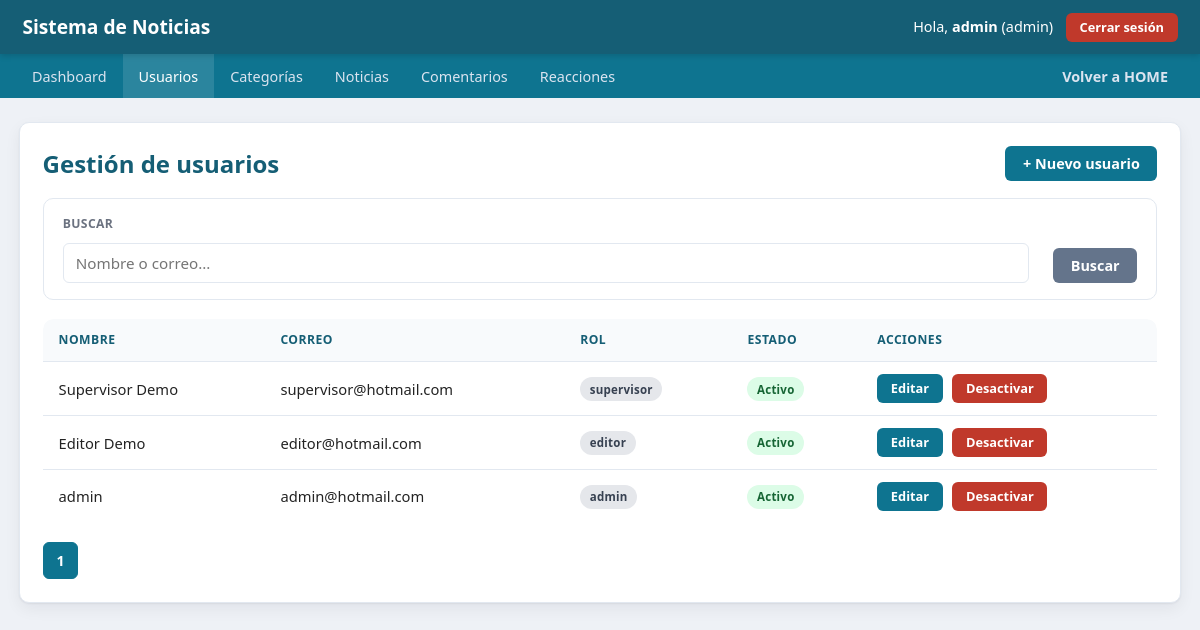
Page /views/admin/users/list.php (signed in) on the earlier database version.
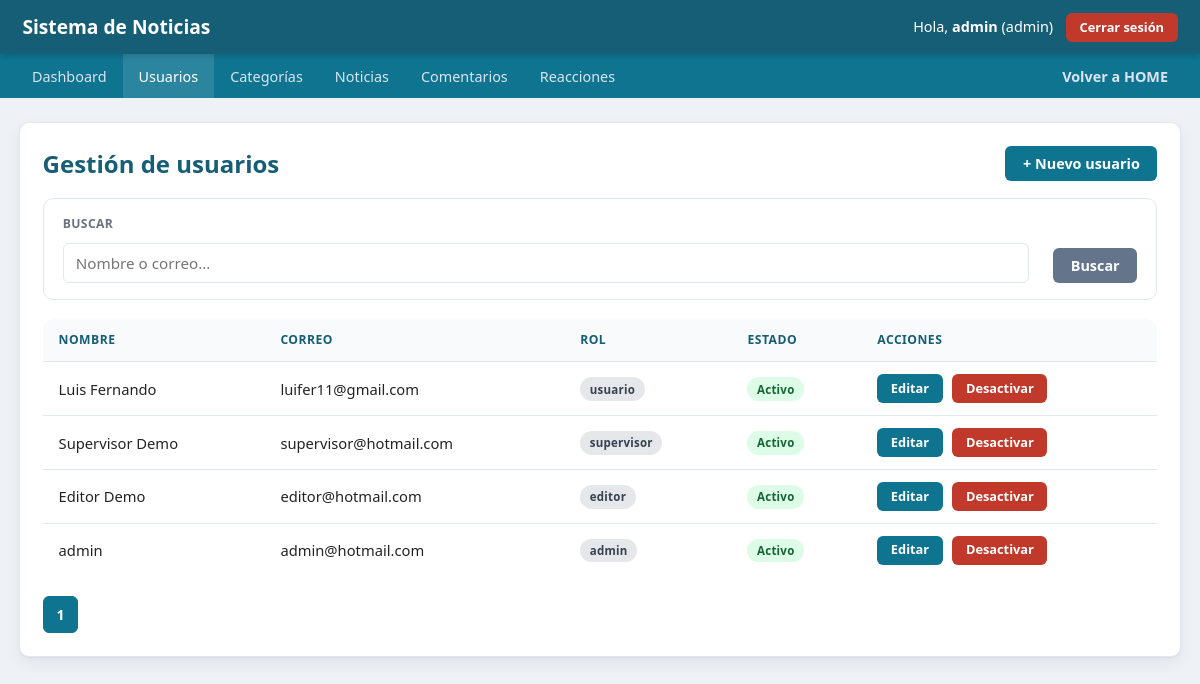
Same page on the later database version.
### tables this page shows
CREATE TABLE IF NOT EXISTS `usuarios` (
  `id` int UNSIGNED NOT NULL AUTO_INCREMENT,
  `nombre` varchar(100) NOT NULL,
  `email` varchar(150) NOT NULL,
  `password` varchar(255) NOT NULL COMMENT 'Hash bcrypt (password_hash)',
  `rol` enum('admin','editor','supervisor','usuario') NOT NULL DEFAULT 'usuario',
  `activo` tinyint(1) NOT NULL DEFAULT '1',
  `intentos_fallidos` int UNSIGNED NOT NULL DEFAULT '0',
  `bloqueado_hasta` datetime DEFAULT NULL,
  `created_at` datetime NOT NULL DEFAULT CURRENT_TIMESTAMP,
  `updated_at` datetime DEFAULT NULL ON UPDATE CURRENT_TIMESTAMP,
  PRIMARY KEY (`id`),
  UNIQUE KEY `uq_usuarios_email` (`email`),
  KEY `idx_usuarios_nombre` (`nombre`)
);

### helpers/functions.php (called while the page is built, shortened)
<?php
if (!function_exists('e')) {
    function e(?string $value): string
    {
        return htmlspecialchars($value ?? '', ENT_QUOTES, 'UTF-8');
    }
}
if (!function_exists('asset')) {
    function asset(string $path): string
    {
        $relative = ltrim($path, '/');
        $fullPath = ROOT_PATH . '/public/' . $relative;
        $version = is_file($fullPath) ? filemtime($fullPath) : time();
        return BASE_URL . '/public/' . $relative . '?v=' . $version;
    }
}
if (!function_exists('currentUserName')) {
    function currentUserName(): string
    {
        return $_SESSION['user_name'] ?? '';
    }
}
if (!function_exists('buildPaginationLinks')) {
    function buildPaginationLinks(int $currentPage, int $totalPages): array
    {
        return range(max(1, $currentPage - 2), min($totalPages, $currentPage + 2));
    }
}

### config/bootstrap.php (called while the page is built, shortened)
<?php
require_once ROOT_PATH . '/core/Database.php';
require_once ROOT_PATH . '/core/Validator.php';
require_once ROOT_PATH . '/core/BaseModel.php';
require_once ROOT_PATH . '/helpers/functions.php';
spl_autoload_register(function (string $class) {
    $paths = [
        ROOT_PATH . "/models/{$class}.php",
        ROOT_PATH . "/controllers/{$class}.php",
    ];
    foreach ($paths as $path) {
        if (file_exists($path)) {
            return;
        }
    }
});

### config/database.php (called while the page is built)
<?php
return [
    'driver'   => 'mysql',
    'host'     => '127.0.0.1',
    'port'     => '3306',
    'database' => 'sistema_noticias',
    'username' => 'root',
    'password' => '',
    'charset'  => 'utf8mb4',
];

### core/Database.php (called while the page is built, shortened)
<?php
class Database
{
    private static ?Database $instance = null;
    private PDO $connection;
    private function __construct()
    {
        $config = require ROOT_PATH . '/config/database.php';
        $dsn = sprintf(
            '%s:host=%s;port=%s;dbname=%s;charset=%s',
            $config['driver'],
            $config['host'],
            $config['port'],
            $config['database'],
            $config['charset']
        );
        try {
            $this->connection = new PDO($dsn, $config['username'], $config['password'], [
                PDO::ATTR_ERRMODE            => PDO::ERRMODE_EXCEPTION,
                PDO::ATTR_DEFAULT_FETCH_MODE => PDO::FETCH_ASSOC,
                PDO::ATTR_EMULATE_PREPARES   => false,
            ]);
        } catch (PDOException $e) {
            throw new RuntimeException('No fue posible conectar a la base de datos.');
        }
    }
    public static function getInstance(): Database
    {
        if (self::$instance === null) {
            self::$instance = new self();
        }
        return self::$instance;
    }
    public function getConnection(): PDO
    {
        return $this->connection;
    }
}

### core/Validator.php (called while the page is built, shortened)
<?php
class Validator
{
    public static function sanitizeString(?string $value): string
    {
        $value = trim($value ?? '');
        $value = strip_tags($value);
        return $value;
    }
}

### controllers/UserController.php (called while the page is built, shortened)
<?php
class UserController extends BaseController
{
    private UserModel $userModel;
    public function __construct()
    {
        $this->userModel = new UserModel();
    }
    public function listPaginated(string $term, int $page): array
    {
        $page = max(1, $page);
        $offset = ($page - 1) * self::PER_PAGE;
        $items = $term !== ''
            ? $this->userModel->search($term, self::PER_PAGE, $offset)
            : $this->userModel->all([], self::PER_PAGE, $offset);
        $total = $term !== '' ? $this->userModel->countSearch($term) : $this->userModel->count();
        return [
            'items' => $items,
            'total' => $total,
            'page' => $page,
            'totalPages' => max(1, (int) ceil($total / self::PER_PAGE)),
        ];
    }
}

### core/BaseModel.php (called while the page is built, shortened)
<?php
abstract class BaseModel implements CrudInterface
{
    protected PDO $db;
    protected string $table;
    protected string $primaryKey = 'id';
    public function __construct()
    {
        $this->db = Database::getInstance()->getConnection();
    }
    public function all(array $conditions = [], int $limit = 0, int $offset = 0): array
    {
        $sql = "SELECT * FROM {$this->table}";
        $params = [];
        $sql .= " ORDER BY {$this->primaryKey} DESC";
        if ($limit > 0) {
            $sql .= " LIMIT {$limit} OFFSET {$offset}";
        }
        $stmt = $this->db->prepare($sql);
        $stmt->execute($params);
        return $stmt->fetchAll();
    }
    public function count(array $conditions = []): int
    {
        $sql = "SELECT COUNT(*) AS total FROM {$this->table}";
        $params = [];
        $stmt = $this->db->prepare($sql);
        $stmt->execute($params);
        return (int) $stmt->fetch()['total'];
    }
}

### views/admin/users/list.php (the view, shortened to what this page needs)
<?php
require_once __DIR__ . '/../../../config/bootstrap.php';
$controller = new UserController();
$term = Validator::sanitizeString($_GET['buscar'] ?? '');
$page = (int) ($_GET['page'] ?? 1);
$result = $controller->listPaginated($term, $page);
$activeMenu = 'users';
require ROOT_PATH . '/views/partials/admin_header.php';
require ROOT_PATH . '/views/partials/admin_menu.php';
?>
<div class="card">
    <div style="display:flex;justify-content:space-between;flex-wrap:wrap;gap:0.8rem;align-items:center">
        <h1 style="margin:0">Gestión de usuarios</h1>
        <a href="<?= BASE_URL ?>/views/admin/users/form.php" class="btn">+ Nuevo usuario</a>
    </div>
    <form method="get" action="<?= BASE_URL ?>/views/admin/users/list.php" class="filters-bar">
        <div class="field">
            <label>Buscar</label>
            <input type="search" name="buscar" placeholder="Nombre o correo..." value="<?= e($term) ?>">
        </div>
        <button type="submit" class="btn btn-secondary">Buscar</button>
    </form>
    <div class="table-responsive">
        <table>
            <thead>
                <tr><th>Nombre</th><th>Correo</th><th>Rol</th><th>Estado</th><th>Acciones</th></tr>
            </thead>
            <tbody>
                <?php foreach ($result['items'] as $user): ?>
                    <tr>
                        <td data-label="Nombre"><?= e($user['nombre']) ?></td>
                        <td data-label="Correo"><?= e($user['email']) ?></td>
                        <td data-label="Rol"><span class="badge badge-muted"><?= e($user['rol']) ?></span></td>
                        <td data-label="Estado">
                            <?php if ((int) $user['activo'] === 1): ?>
                                <span class="badge badge-success">Activo</span>
                            <?php else: ?>
                                <span class="badge badge-danger">Inactivo</span>
                            <?php endif; ?>
                        </td>
                        <td data-label="Acciones">
                            <div class="actions">
                                <a class="btn btn-small" href="<?= BASE_URL ?>/views/admin/users/form.php?id=<?= (int) $user['id'] ?>">Editar</a>
                                <form method="post" action="<?= BASE_URL ?>/views/admin/users/list.php" data-confirm="¿Cambiar el estado de este usuario?">
                                    <button type="submit" class="btn btn-small <?= $user['activo'] ? 'btn-danger' : 'btn-success' ?>">
                                        <?= $user['activo'] ? 'Desactivar' : 'Activar' ?>
                                    </button>
                                </form>
                            </div>
                        </td>
                    </tr>
                <?php endforeach; ?>
            </tbody>
        </table>
    </div>
    <div class="pagination">
        <?php foreach (buildPaginationLinks($result['page'], $result['totalPages']) as $p): ?>
            <?php if ($p === $result['page']): ?>
                <span class="current"><?= $p ?></span>
            <?php else: ?>
                <a href="?buscar=<?= urlencode($term) ?>&page=<?= $p ?>"><?= $p ?></a>
            <?php endif; ?>
        <?php endforeach; ?>
    </div>
</div>
<?php require ROOT_PATH . '/views/partials/admin_footer.php'; ?>

### views/partials/admin_header.php (shortened to what this page needs)
<!DOCTYPE html>
<html lang="es">
<head>
    <link rel="stylesheet" href="<?= asset('css/admin.css') ?>">
</head>
<body>
<div class="admin-wrapper">

### views/partials/admin_menu.php (shortened to what this page needs)
<header class="admin-topbar">
    <div class="admin-brand">
        <span><?= e(APP_NAME) ?></span>
    </div>
    <div class="admin-user">
        <span>Hola, <strong><?= e(currentUserName()) ?></strong> (<?= e($_SESSION['user_role'] ?? '') ?>)</span>
        <a href="<?= BASE_URL ?>/views/admin/logout.php" class="btn btn-small btn-danger">Cerrar sesión</a>
    </div>
</header>
<?php
$__role = $_SESSION['user_role'] ?? '';
$__isAdmin = $__role === 'admin';
$__isPrivileged = in_array($__role, ['admin', 'supervisor'], true);
?>
<nav class="admin-menu">
    <a href="<?= BASE_URL ?>/views/admin/dashboard.php" class="<?= ($activeMenu ?? '') === 'dashboard' ? 'active' : '' ?>">Dashboard</a>
    <?php if ($__isAdmin): ?>
        <a href="<?= BASE_URL ?>/views/admin/users/list.php" class="<?= ($activeMenu ?? '') === 'users' ? 'active' : '' ?>">Usuarios</a>
    <?php endif; ?>
    <?php if ($__isPrivileged): ?>
        <a href="<?= BASE_URL ?>/views/admin/categories/list.php" class="<?= ($activeMenu ?? '') === 'categories' ? 'active' : '' ?>">Categorías</a>
    <?php endif; ?>
    <a href="<?= BASE_URL ?>/views/admin/news/list.php" class="<?= ($activeMenu ?? '') === 'news' ? 'active' : '' ?>">Noticias</a>
    <?php if ($__isPrivileged): ?>
        <a href="<?= BASE_URL ?>/views/admin/comments/list.php" class="<?= ($activeMenu ?? '') === 'comments' ? 'active' : '' ?>">Comentarios</a>
    <?php endif; ?>
    <?php if ($__isPrivileged): ?>
        <a href="<?= BASE_URL ?>/views/admin/news/reactions.php" class="<?= ($activeMenu ?? '') === 'reactions' ? 'active' : '' ?>">Reacciones</a>
    <?php endif; ?>
    <a href="<?= BASE_URL ?>/index.php" class="menu-home">Volver a HOME</a>
</nav>
<main class="admin-content">

### views/partials/admin_footer.php (shortened to what this page needs)
    </main>
</div>
</body>
</html>

Differences in the rows shown:
added usuarios: nombre "Luis Fernando", email "luifer11@gmail.com", rol "usuario", activo "Activo"
